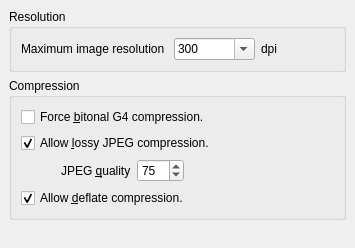
<ui version="4.0" >
 <class>QDjViewExportTiff</class>
 <widget class="QWidget" name="QDjViewExportTiff" >
  <property name="geometry" >
   <rect>
    <x>0</x>
    <y>0</y>
    <width>355</width>
    <height>248</height>
   </rect>
  </property>
  <property name="windowTitle" >
   <string>Form</string>
  </property>
  <layout class="QVBoxLayout" >
   <property name="margin" >
    <number>9</number>
   </property>
   <property name="spacing" >
    <number>6</number>
   </property>
   <item>
    <widget class="QGroupBox" name="resolutionGroupBox" >
     <property name="title" >
      <string>Resolution</string>
     </property>
     <layout class="QHBoxLayout" >
      <property name="margin" >
       <number>9</number>
      </property>
      <property name="spacing" >
       <number>6</number>
      </property>
      <item>
       <widget class="QLabel" name="label2" >
        <property name="text" >
         <string>Maximum image resolution </string>
        </property>
       </widget>
      </item>
      <item>
       <widget class="QComboBox" name="dpiComboBox" >
        <property name="editable" >
         <bool>true</bool>
        </property>
        <item>
         <property name="text" >
          <string>72</string>
         </property>
        </item>
        <item>
         <property name="text" >
          <string>150</string>
         </property>
        </item>
        <item>
         <property name="text" >
          <string>300</string>
         </property>
        </item>
        <item>
         <property name="text" >
          <string>600</string>
         </property>
        </item>
        <item>
         <property name="text" >
          <string>1200</string>
         </property>
        </item>
        <item>
         <property name="text" >
          <string>Custom...</string>
         </property>
        </item>
        <property name="currentIndex" >
         <number>2</number>
        </property>
       </widget>
      </item>
      <item>
       <widget class="QLabel" name="dpiUnitLabel" >
        <property name="text" >
         <string>dpi</string>
        </property>
       </widget>
      </item>
      <item>
       <spacer>
        <property name="orientation" >
         <enum>Qt::Horizontal</enum>
        </property>
        <property name="sizeHint" >
         <size>
          <width>5</width>
          <height>5</height>
         </size>
        </property>
       </spacer>
      </item>
     </layout>
    </widget>
   </item>
   <item>
    <widget class="QGroupBox" name="compressionGroupBox" >
     <property name="title" >
      <string>Compression</string>
     </property>
     <layout class="QVBoxLayout" >
      <property name="margin" >
       <number>9</number>
      </property>
      <property name="spacing" >
       <number>6</number>
      </property>
      <item>
       <widget class="QCheckBox" name="bitonalCheckBox" >
        <property name="text" >
         <string>Force &amp;bitonal G4 compression.</string>
        </property>
       </widget>
      </item>
      <item>
       <widget class="QCheckBox" name="jpegCheckBox" >
        <property name="text" >
         <string>Allow &amp;lossy JPEG compression.</string>
        </property>
        <property name="checked" >
         <bool>true</bool>
        </property>
       </widget>
      </item>
      <item>
       <layout class="QHBoxLayout" >
        <property name="margin" >
         <number>0</number>
        </property>
        <property name="spacing" >
         <number>6</number>
        </property>
        <item>
         <spacer>
          <property name="orientation" >
           <enum>Qt::Horizontal</enum>
          </property>
          <property name="sizeType" >
           <enum>QSizePolicy::Fixed</enum>
          </property>
          <property name="sizeHint" >
           <size>
            <width>40</width>
            <height>5</height>
           </size>
          </property>
         </spacer>
        </item>
        <item>
         <widget class="QLabel" name="label1" >
          <property name="text" >
           <string>JPEG &amp;quality</string>
          </property>
          <property name="buddy" >
           <cstring>jpegSpinBox</cstring>
          </property>
         </widget>
        </item>
        <item>
         <widget class="QSpinBox" name="jpegSpinBox" >
          <property name="maximum" >
           <number>100</number>
          </property>
          <property name="minimum" >
           <number>50</number>
          </property>
          <property name="value" >
           <number>75</number>
          </property>
         </widget>
        </item>
        <item>
         <spacer>
          <property name="orientation" >
           <enum>Qt::Horizontal</enum>
          </property>
          <property name="sizeHint" >
           <size>
            <width>5</width>
            <height>5</height>
           </size>
          </property>
         </spacer>
        </item>
       </layout>
      </item>
      <item>
       <widget class="QCheckBox" name="deflateCheckBox" >
        <property name="text" >
         <string>Allow &amp;deflate compression.</string>
        </property>
        <property name="checked" >
         <bool>true</bool>
        </property>
       </widget>
      </item>
     </layout>
    </widget>
   </item>
   <item>
    <spacer>
     <property name="orientation" >
      <enum>Qt::Vertical</enum>
     </property>
     <property name="sizeHint" >
      <size>
       <width>305</width>
       <height>16</height>
      </size>
     </property>
    </spacer>
   </item>
  </layout>
 </widget>
 <tabstops>
  <tabstop>dpiComboBox</tabstop>
  <tabstop>bitonalCheckBox</tabstop>
  <tabstop>jpegCheckBox</tabstop>
  <tabstop>jpegSpinBox</tabstop>
 </tabstops>
 <resources/>
 <connections>
  <connection>
   <sender>jpegCheckBox</sender>
   <signal>toggled(bool)</signal>
   <receiver>jpegSpinBox</receiver>
   <slot>setEnabled(bool)</slot>
   <hints>
    <hint type="sourcelabel" >
     <x>94</x>
     <y>80</y>
    </hint>
    <hint type="destinationlabel" >
     <x>194</x>
     <y>115</y>
    </hint>
   </hints>
  </connection>
 </connections>
</ui>
